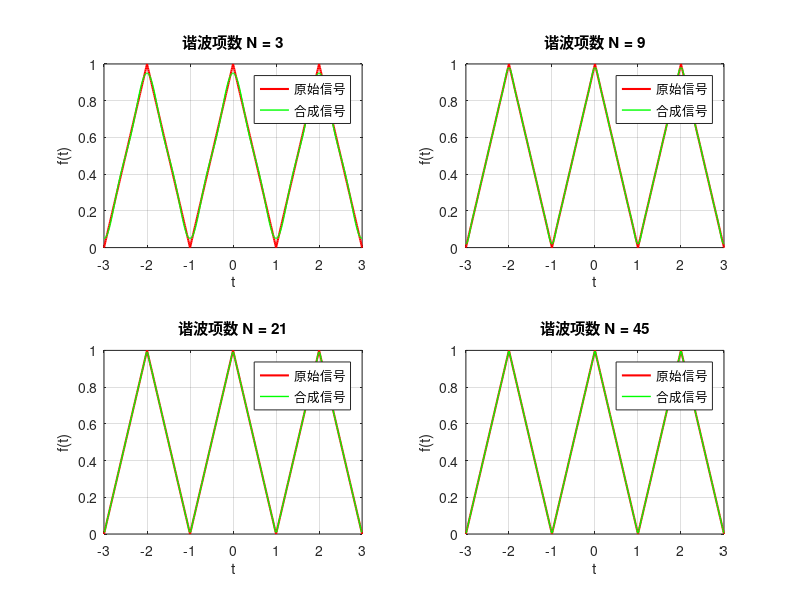
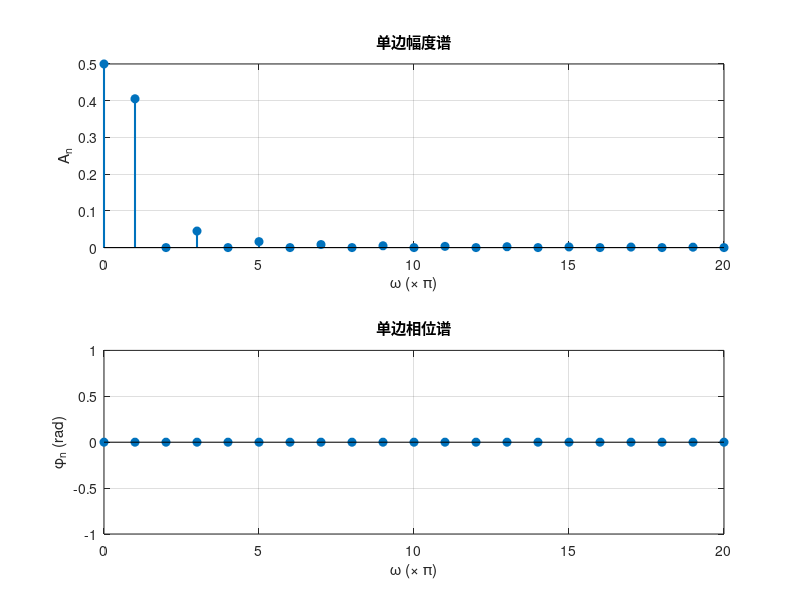

The MATLAB source for these figures, in order:
% 实验三 任务一：周期三角信号的FS合成与频谱
clear; clc; close all;

% 1. 定义时间与周期参数
T = 2;
Omega0 = 2 * pi / T; % 基频为 \pi
t = -3:0.01:3;      % 观察3个周期

% 2. 构造原始周期三角波信号
% 单周期内 f(t) = 1 - |t|
f_orig = 1 - abs(mod(t + 1, 2) - 1); 

% 3. 谐波合成 (N = 3, 9, 21, 45)
N_vals = [3, 9, 21, 45];
figure('Name', '周期三角信号傅里叶级数合成');
for idx = 1:length(N_vals)
    N = N_vals(idx);
    f_synth = 0.5 * ones(size(t)); % 初始化为直流分量 a0/2 = 0.5
    for n = 1:N
        an = 2 * (1 - (-1)^n) / (n * pi)^2;
        f_synth = f_synth + an * cos(n * Omega0 * t);
    end
    
    subplot(2, 2, idx);
    plot(t, f_orig, 'r', 'LineWidth', 1.5); hold on;
    plot(t, f_synth, 'g', 'LineWidth', 1);
    title(['谐波项数 N = ', num2str(N)]);
    xlabel('t'); ylabel('f(t)');
    legend('原始信号', '合成信号');
    grid on;
end

% 4. 绘制单边幅度谱与相位谱
N_spec = 20; % 绘制前20项谱线
n_axis = 0:N_spec;
An = zeros(size(n_axis));
phi = zeros(size(n_axis));

An(1) = 0.5; % 直流分量
for n = 1:N_spec
    An(n+1) = 2 * (1 - (-1)^n) / (n * pi)^2;
    phi(n+1) = 0; % 由于an >= 0，相位角均为0
end

figure('Name', '周期三角信号的单边谱');
subplot(2, 1, 1);
stem(n_axis * Omega0 / pi, An, 'filled', 'LineWidth', 1.5);
title('单边幅度谱');
xlabel('\omega (\times \pi)'); ylabel('A_n');
grid on;

subplot(2, 1, 2);
stem(n_axis * Omega0 / pi, phi, 'filled', 'LineWidth', 1.5);
title('单边相位谱');
xlabel('\omega (\times \pi)'); ylabel('\phi_n (rad)');
ylim([-1, 1]);
grid on;
